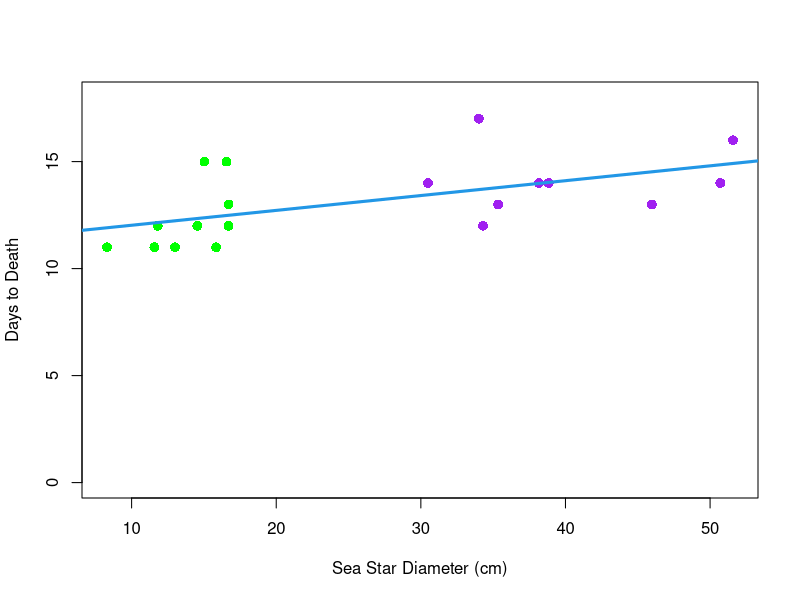

Write R code to recreate this figure.
## ---- chunk 1
library(ggplot2)
library(tidyverse)
## ---- chunk 2
diameter.data <- data.frame(
  diameter.cm = c(8.30082, 11.57224, 11.80592, 13.0048, 14.53896, 15.0368, 15.84452, 16.5608, 16.70304, 16.70812, 30.494, 34.01, 34.3, 35.35, 38.17, 38.84, 45.978, 50.706, 51.582),
  days.to.death = c(11, 11, 12, 11, 12, 15, 11, 15, 13, 12, 14, 17, 12, 13, 14, 14, 13, 14, 16),
  stringsAsFactors = FALSE
)

## ---- chunk 3
diam <- c(8.30082, 11.57224, 11.80592, 13.0048, 14.53896, 15.0368, 15.84452, 16.5608, 16.70304, 16.70812, 30.494, 34.01, 34.3, 35.35, 38.17, 38.84, 45.978, 50.706, 51.582)
## ---- chunk 4
meanjuvediam <- mean(c(8.30082, 11.57224, 11.80592, 13.0048, 14.53896, 15.0368, 15.84452, 16.5608, 16.70304, 16.70812))
head(meanjuvediam)
## ---- chunk 5
meanadultdiam <- mean(c(30.494, 34.01, 34.3, 35.35, 38.17, 38.84, 45.978, 50.706, 51.582))
head(meanadultdiam)
## ---- chunk 6
day <- c(11, 11, 12, 11, 12, 15, 11, 15, 13, 12, 14, 17, 12, 13, 14, 14, 13, 14, 16)
## ---- chunk 7
meanjddt <- mean(c(11, 11, 12, 11, 12, 15, 11, 15, 13, 12))
head(meanjddt)
## ---- chunk 8
meanaddt <- mean(c(14, 17, 12, 13, 14, 14, 13, 14, 16))
head(meanaddt)
## ---- chunk 9
    data <- data.frame(
      daystodeath = c(11, 11, 12, 11, 12, 15, 11, 15, 13, 12, 14, 17, 12, 13, 14, 14, 13, 14, 16),
      ageclass = factor(c(rep("Juvenile", 10), rep("Adult", 9)))
    )

## ---- chunk 10
    anova_model <- aov(daystodeath ~ ageclass, data = data)
    summary(anova_model)
## ---- chunk 11
model.lm <- lm(diameter.data$days.to.death ~ diameter.data$diameter.cm)
summary(model.lm)
## ---- chunk 12
plot(diameter.data$diameter.cm, diameter.data$days.to.death, pch = 16, cex = 1.3, xlab = "Sea Star Diameter (cm)", ylab = "Days to Death", col=ifelse(diameter.data$diameter.cm<20, "green", "purple"), ylim = c(0, 18))
abline(model.lm, col = 4, lwd = 3)
